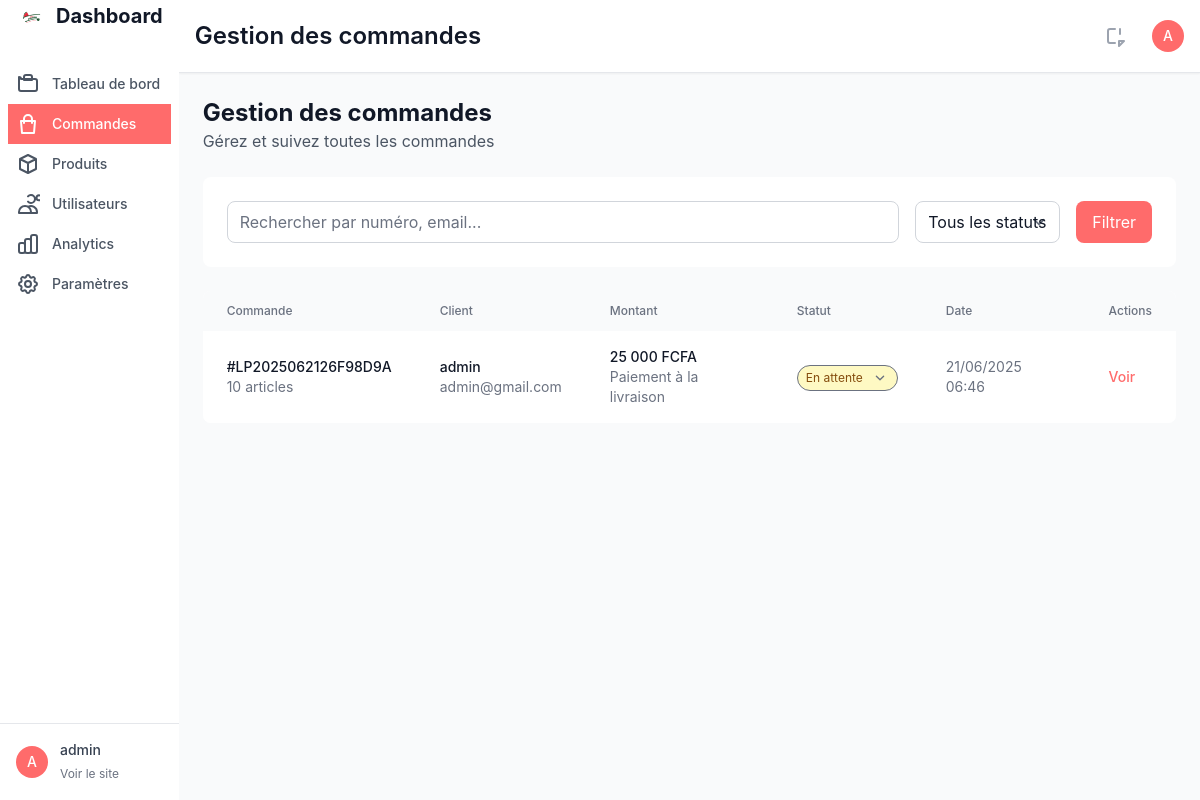
The app's page /dashboard/orders/ (signed in), older data.
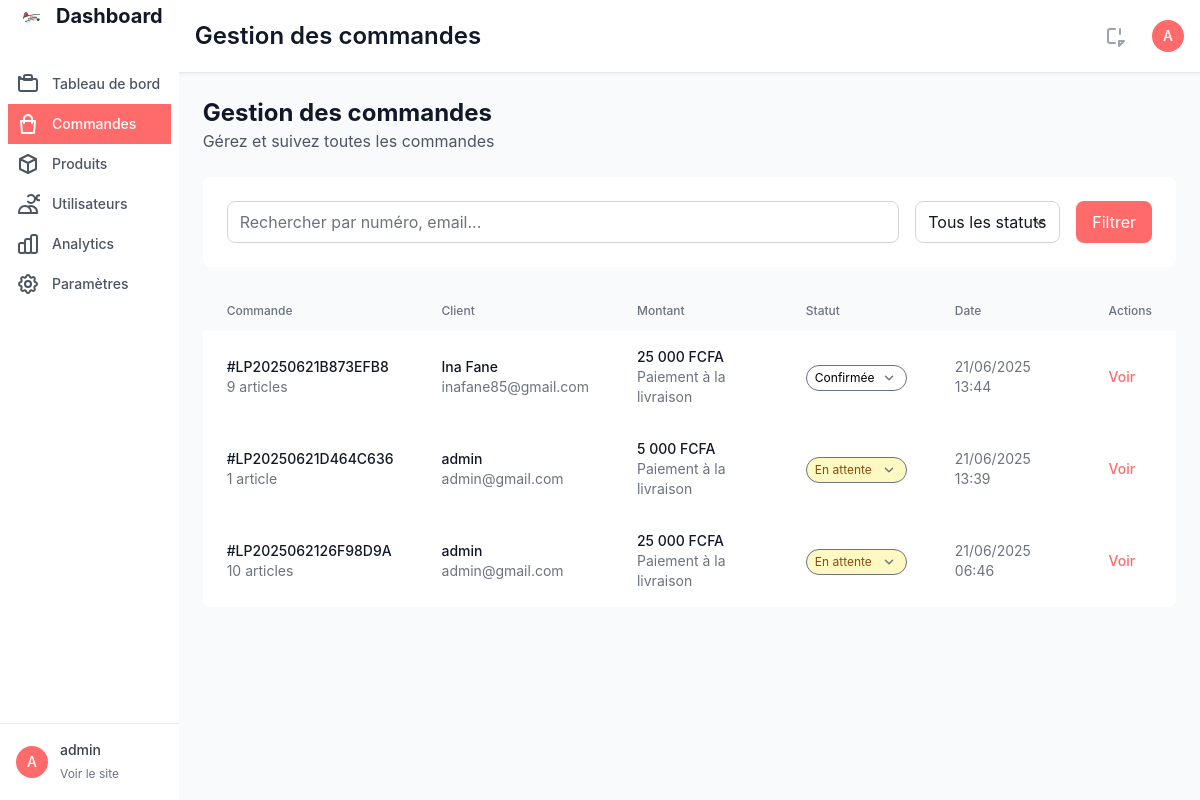
The same page, newer data.
### orders/models.py (models this page shows, shortened)
class Order(models.Model):
    STATUS_CHOICES = [
        ('pending', 'En attente'),
        ('confirmed', 'Confirmée'),
        ('processing', 'En préparation'),
        ('shipped', 'Expédiée'),
        ('delivered', 'Livrée'),
        ('cancelled', 'Annulée'),
        ('refunded', 'Remboursée'),
    ]
    PAYMENT_STATUS_CHOICES = [
        ('pending', 'En attente'),
        ('paid', 'Payée'),
        ('failed', 'Échouée'),
        ('refunded', 'Remboursée'),
    ]
    PAYMENT_METHOD_CHOICES = [
        ('cash_on_delivery', 'Paiement à la livraison'),
        ('mobile_money', 'Mobile Money'),
        ('bank_transfer', 'Virement bancaire'),
    ]
    order_number = models.CharField(max_length=20, unique=True, editable=False)
    user = models.ForeignKey(settings.AUTH_USER_MODEL, on_delete=models.CASCADE, related_name='orders')
    status = models.CharField(max_length=20, choices=STATUS_CHOICES, default='pending')
    payment_status = models.CharField(max_length=20, choices=PAYMENT_STATUS_CHOICES, default='pending')
    payment_method = models.CharField(max_length=20, choices=PAYMENT_METHOD_CHOICES, default='cash_on_delivery')
    subtotal = models.DecimalField(max_digits=10, decimal_places=0, default=0)  # FCFA sans décimales
    shipping_cost = models.DecimalField(max_digits=10, decimal_places=0, default=0)
    tax_amount = models.DecimalField(max_digits=10, decimal_places=0, default=0)
    total_amount = models.DecimalField(max_digits=10, decimal_places=0, default=0)
    shipping_address = models.ForeignKey(Address, on_delete=models.SET_NULL, null=True, blank=True)
    shipping_name = models.CharField(max_length=255)
    shipping_phone = models.CharField(max_length=20, blank=True)
    shipping_address_line1 = models.CharField(max_length=255)
    shipping_address_line2 = models.CharField(max_length=255, blank=True)
    shipping_city = models.CharField(max_length=100)
    billing_name = models.CharField(max_length=255, blank=True)
    billing_address_line1 = models.CharField(max_length=255, blank=True)
    billing_address_line2 = models.CharField(max_length=255, blank=True)
    billing_city = models.CharField(max_length=100, blank=True)
    notes = models.TextField(blank=True)
    tracking_number = models.CharField(max_length=100, blank=True)
    created_at = models.DateTimeField(auto_now_add=True)
    updated_at = models.DateTimeField(auto_now=True)
    shipped_at = models.DateTimeField(null=True, blank=True)
    delivered_at = models.DateTimeField(null=True, blank=True)
    class Meta:
        verbose_name = "Commande"
        verbose_name_plural = "Commandes"
        ordering = ['-created_at']
    def get_total_items(self):
        return sum(item.quantity for item in self.items.all())

class OrderItem(models.Model):
    order = models.ForeignKey(Order, on_delete=models.CASCADE, related_name='items')
    product = models.ForeignKey(Product, on_delete=models.CASCADE)
    product_name = models.CharField(max_length=255)  # Store product name at time of order
    product_price = models.DecimalField(max_digits=10, decimal_places=0, default=0)  # Store price at time of order
    quantity = models.PositiveIntegerField()
    total_price = models.DecimalField(max_digits=10, decimal_places=0, default=0)
    class Meta:
        verbose_name = "Article de commande"
        verbose_name_plural = "Articles de commande"

### accounts/models.py (models this page shows, shortened)
class User(AbstractUser):
    full_name = models.CharField(max_length=255, blank=True)
    phone = models.CharField(max_length=20, blank=True)
    avatar = models.ImageField(upload_to='avatars/', blank=True, null=True)
    created_at = models.DateTimeField(auto_now_add=True)
    updated_at = models.DateTimeField(auto_now=True)
    def get_full_name(self):
        return self.full_name or f"{self.first_name} {self.last_name}".strip() or self.username

### dashboard/views.py (the view)
# urls.py: path('orders/', views.dashboard_orders, name='orders'),
@login_required
@user_passes_test(is_staff_user)
def dashboard_orders(request):
    status_filter = request.GET.get('status', '')
    search = request.GET.get('search', '')
    orders = Order.objects.select_related('user').order_by('-created_at')
    if status_filter:
        orders = orders.filter(status=status_filter)
    if search:
        orders = orders.filter(
            Q(order_number__icontains=search) |
            Q(user__email__icontains=search) |
            Q(user__full_name__icontains=search)
        )
    paginator = Paginator(orders, 20)
    page_number = request.GET.get('page')
    page_obj = paginator.get_page(page_number)
    context = {
        'page_obj': page_obj,
        'status_filter': status_filter,
        'search': search,
        'status_choices': Order.STATUS_CHOICES,
    }
    return render(request, 'dashboard/orders.html', context)

### cart/context_processors.py (called while the page is built)
def cart(request):
    cart = get_or_create_cart(request)
    return {
        'cart': cart,
        'cart_items_count': cart.total_items if cart else 0,
        'cart_total': cart.total_price if cart else 0,
    }

### cart/models.py (called while the page is built)
    @property
    def total_items(self):
        return sum(item.quantity for item in self.items.all())

    @property
    def total_price(self):
        return sum(item.get_total_price() for item in self.items.all())

### cart/templatetags/cart_extras.py (called while the page is built)
@register.filter
def format_fcfa(value):
    try:
        return f"{int(float(value)):,} FCFA".replace(',', ' ')
    except (ValueError, TypeError):
        return "0 FCFA"

### cart/utils.py (called while the page is built, shortened)
def get_or_create_cart(request):
    cart = None
    if request.user.is_authenticated:
        cart, created = Cart.objects.get_or_create(user=request.user)
        if not created and request.session.session_key:
            session_cart = Cart.objects.filter(session_key=request.session.session_key).first()
    else:
        if not request.session.session_key:
            request.session.create()
        cart, created = Cart.objects.get_or_create(session_key=request.session.session_key)
    return cart

### dashboard/views.py (called while the page is built)
def is_staff_user(user):
    return user.is_authenticated and user.is_staff

### templates/dashboard/orders.html (shortened to what the changed rows need)
{% extends 'dashboard/base.html' %}
{% load cart_extras %}
{% block page_title %}Gestion des commandes{% endblock %}
{% block content %}
<div class="p-6">
    <div class="mb-6">
        <h2 class="text-2xl font-bold text-gray-900 dark:text-white">Gestion des commandes</h2>
    </div>
    <div class="bg-white dark:bg-gray-800 shadow rounded-lg overflow-hidden">
        <div class="overflow-x-auto">
            <table class="min-w-full divide-y divide-gray-200 dark:divide-gray-700">
                <thead class="bg-gray-50 dark:bg-gray-700">
                    <tr>
                        <th class="px-6 py-3 text-left text-xs font-medium text-gray-500 dark:text-gray-300 uppercase tracking-wider">Commande</th>
                        <th class="px-6 py-3 text-left text-xs font-medium text-gray-500 dark:text-gray-300 uppercase tracking-wider">Client</th>
                        <th class="px-6 py-3 text-left text-xs font-medium text-gray-500 dark:text-gray-300 uppercase tracking-wider">Montant</th>
                        <th class="px-6 py-3 text-left text-xs font-medium text-gray-500 dark:text-gray-300 uppercase tracking-wider">Statut</th>
                        <th class="px-6 py-3 text-left text-xs font-medium text-gray-500 dark:text-gray-300 uppercase tracking-wider">Date</th>
                        <th class="px-6 py-3 text-left text-xs font-medium text-gray-500 dark:text-gray-300 uppercase tracking-wider">Actions</th>
                    </tr>
                </thead>
                <tbody class="bg-white dark:bg-gray-800 divide-y divide-gray-200 dark:divide-gray-700">
                    {% for order in page_obj %}
                        <tr class="hover:bg-gray-50 dark:hover:bg-gray-700">
                            <td class="px-6 py-4 whitespace-nowrap">
                                <div class="text-sm font-medium text-gray-900 dark:text-white">#{{ order.order_number }}</div>
                                <div class="text-sm text-gray-500 dark:text-gray-400">{{ order.get_total_items }} article{{ order.get_total_items|pluralize }}</div>
                            </td>
                            <td class="px-6 py-4 whitespace-nowrap">
                                <div class="text-sm font-medium text-gray-900 dark:text-white">{{ order.user.get_full_name }}</div>
                                <div class="text-sm text-gray-500 dark:text-gray-400">{{ order.user.email }}</div>
                            </td>
                            <td class="px-6 py-4 whitespace-nowrap">
                                <div class="text-sm font-medium text-gray-900 dark:text-white">{{ order.total_amount|format_fcfa }}</div>
                                <div class="text-sm text-gray-500 dark:text-gray-400">{{ order.get_payment_method_display }}</div>
                            </td>
                            <td class="px-6 py-4 whitespace-nowrap">
                                <form method="post" action="{% url 'dashboard:update_order_status' order.id %}" class="inline">
                                    <select name="status" onchange="this.form.submit()" class="text-xs px-2 py-1 rounded-full border-0 focus:ring-2 focus:ring-watermelon-red/20
                                        {% if order.status == 'pending' %}bg-yellow-100 text-yellow-800{% endif %}
                                    ">
                                        {% for value, label in status_choices %}
                                            <option value="{{ value }}" {% if order.status == value %}selected{% endif %}>{{ label }}</option>
                                        {% endfor %}
                                    </select>
                                </form>
                            </td>
                            <td class="px-6 py-4 whitespace-nowrap text-sm text-gray-500 dark:text-gray-400">
                                {{ order.created_at|date:"d/m/Y H:i" }}
                            </td>
                            <td class="px-6 py-4 whitespace-nowrap text-sm font-medium">
                                <a href="{% url 'orders:detail' order.id %}" class="text-watermelon-red hover:text-watermelon-red-dark">Voir</a>
                            </td>
                        </tr>
                    {% empty %}
                        <tr>
                            <td colspan="6" class="px-6 py-4 text-center text-gray-500 dark:text-gray-400">
                                Aucune commande trouvée
                            </td>
                        </tr>
                    {% endfor %}
                </tbody>
            </table>
        </div>
    </div>
</div>
{% endblock %}

Row changes from the older to the newer data that the page shows:
added Order: order_number "LP20250621B873EFB8", get_total_items "9", user.get_full_name "Ina Fane", user.email "inafane85@gmail.com", total_amount "25 000 FCFA", payment_method "Paiement à la livraison", status "Confirmée", created_at "21/06/2025 13:44"
added Order: order_number "LP20250621D464C636", get_total_items "1", user.get_full_name "admin", user.email "admin@gmail.com", total_amount "5 000 FCFA", payment_method "Paiement à la livraison", status "En attente", created_at "21/06/2025 13:39"
